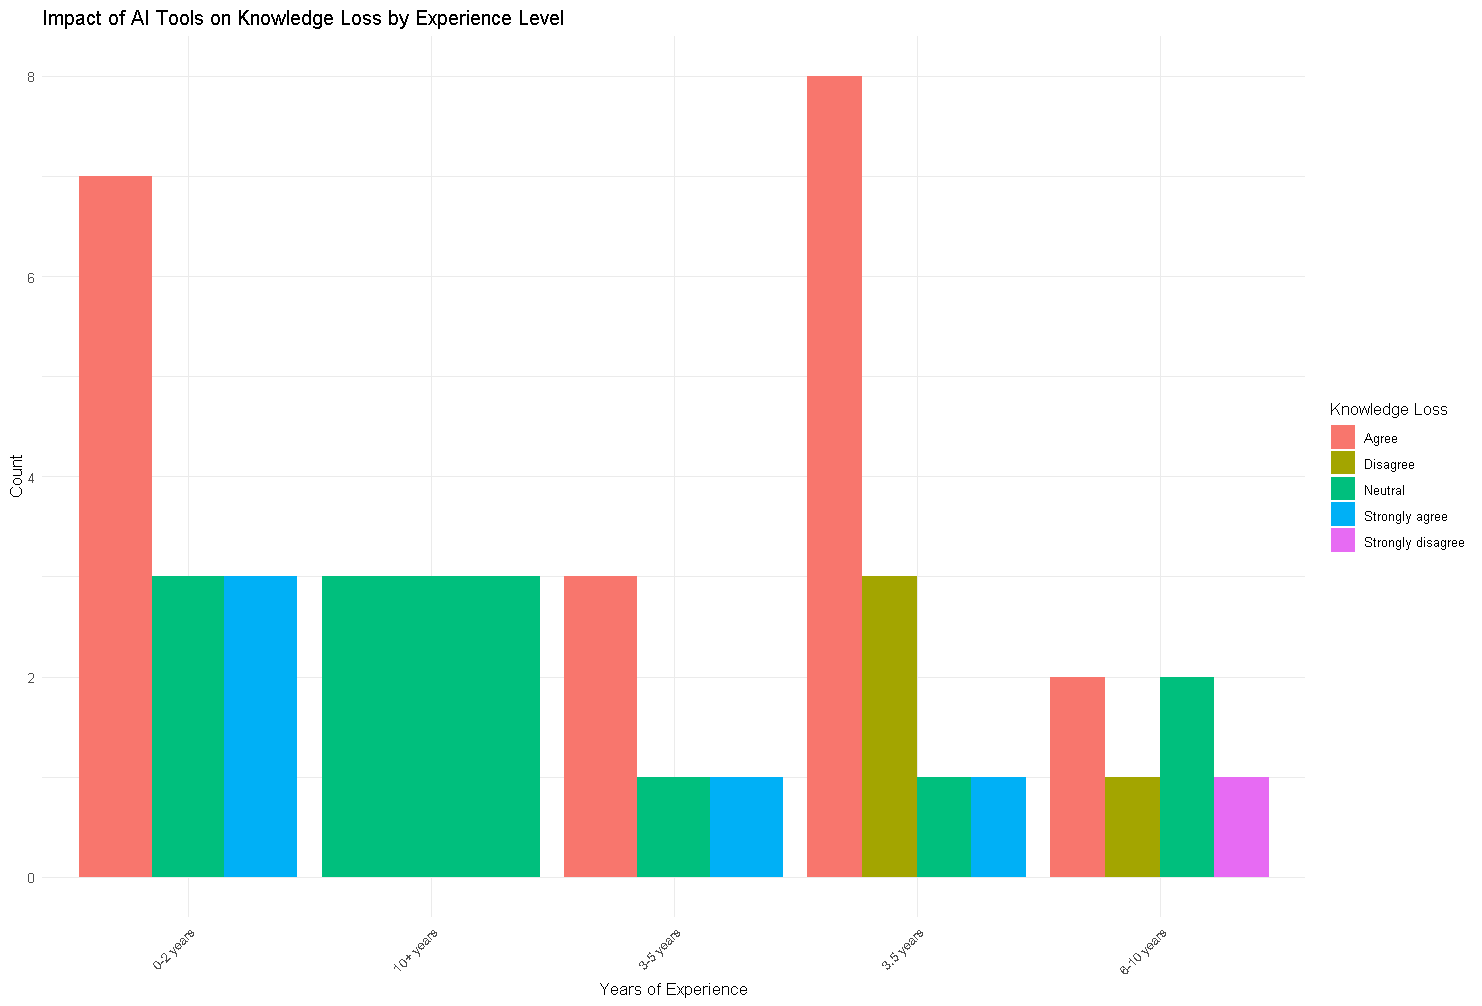

Write R code to recreate this figure.
# Gerekli paketleri yükle
if (!require("ggplot2")) install.packages("ggplot2")
if (!require("readxl")) install.packages("readxl")
library(ggplot2)
library(readxl)

# Excel dosyasını yükle
# Dosyanın yolunu güncelle (örneğin: "survey.xlsx")
file_path <- "survey (2) (1).xlsx"
data <- read_excel(file_path)

# Sütun isimlerini düzenle (Türkçe karakterler veya boşlukları kaldır)
colnames(data) <- c("Experience", "Role", "Use_AI_Tools", "Coding_Assistants",
                    "Knowledge_Loss", "Code_Modification", "Problem_Solving",
                    "Impact_Juniors", "Focus_Seniors", "Collaboration_Teamwork")

# Çubuk grafiği oluştur
ggplot(data, aes(x = Experience, fill = Knowledge_Loss)) +
  geom_bar(position = "dodge") +
  labs(title = "Impact of AI Tools on Knowledge Loss by Experience Level",
       x = "Years of Experience",
       y = "Count",
       fill = "Knowledge Loss") +
  theme_minimal() +
  theme(axis.text.x = element_text(angle = 45, hjust = 1))
